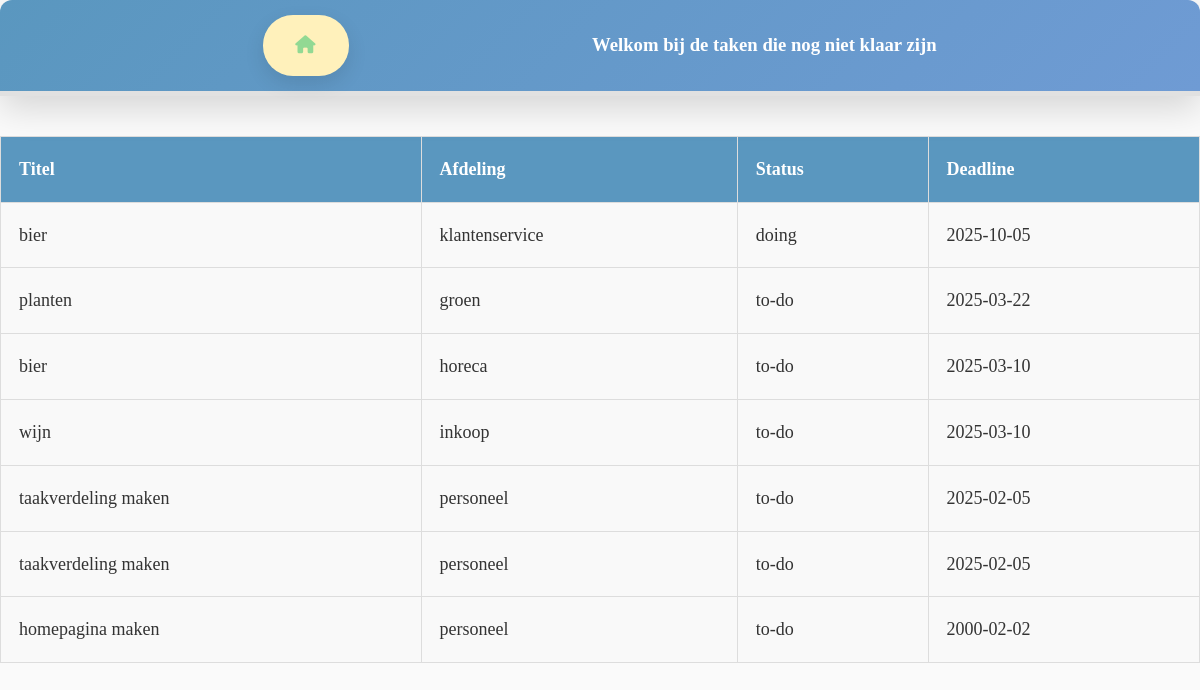
Page /resources/views/meldingen/notdone.php (signed in) on the committed database.
### tables this page shows
CREATE TABLE IF NOT EXISTS `taken` (
  `id` int NOT NULL AUTO_INCREMENT,
  `beschrijving` text NOT NULL,
  `afdeling` varchar(255) NOT NULL,
  `status` varchar(50) DEFAULT 'to-do',
  `title` varchar(50) DEFAULT NULL,
  `deadline` date DEFAULT NULL,
  PRIMARY KEY (`id`)
);

### resources/views/meldingen/notdone.php (the view, shortened to what this page needs)
<!DOCTYPE html>
<html lang="en">
<head>
    <link rel="stylesheet" href="../../../public_html/css/main.css">
</head>
<body>
    <?php
        require_once '../../../config/conn.php';
        $query = "SELECT title, afdeling, deadline, status FROM taken WHERE status <> 'done' ORDER BY deadline DESC"; ;
        $statement = $conn->prepare($query);
        $statement->execute();
        $tasks = $statement->fetchAll(PDO::FETCH_ASSOC);
    ?>
<header>
    <div class="wrapper">
        <div class="alignment">
            <div class="home-icon">
                <a href="../../../index.php"><i class="fa-solid fa-house"></i></a>
            </div>
            <div class="header-tekst">
                <h3>Welkom bij de taken die nog niet klaar zijn</h3>
            </div>
        </div>
    </div>
</header>
<main>
    <div class="container">
        <table>
            <tr>
                <th>Titel</th>
                <th>Afdeling</th>
                <th>Status</th>
                <th>Deadline</th>
            </tr>
            <?php foreach($tasks as $task): ?>
                <tr>
                    <td><?php echo ($task['title']); ?></td>
                    <td><?php echo ($task['afdeling']); ?></td>
                    <td><?php echo ($task['status']); ?></td>
                    <td><?php echo ($task['deadline']); ?></td>
                </tr>
            <?php endforeach; ?>
        </table>
    </div>
</main>
</body>
</html>

### public_html/css/main.css (style rules this page uses)
* { margin: 0; padding: 0; box-sizing: border-box; }
body { font-family: 'Lora', serif; background-color: #fafafa; color: #333; line-height: 1.6; font-size: 16px; padding: 0; animation: fadeIn 1.5s ease-out; }
header { background: linear-gradient(135deg, #5a97bf, #6f9bd4); color: white; text-align: center; padding: 15px 20px; position: relative; border-bottom: 5px solid #e1e1e1; box-shadow: 0 12px 35px rgba(0, 0, 0, 0.15); border-radius: 12px 12px 0 0; }
.container { width: 100%; }
.alignment { display: flex; justify-content: space-evenly; align-items: center; flex-direction: row; }
a { text-decoration: none; font-weight: 700; text-transform: uppercase; letter-spacing: 1px; color: #92d993; padding: 16px 32px; background-color: #fff1bb; border-radius: 30px; display: inline-block; font-size: 18px; transition: all 0.3s ease; box-shadow: 0 8px 20px rgba(0, 0, 0, 0.1); }
table { width: 100%; border-collapse: collapse; margin-top: 40px; }
th, td { padding: 18px; border: 1px solid #ddd; text-align: left; font-size: 18px; }
th { background-color: #5a97bf; color: white; font-weight: bold; }
td { background-color: #f9f9f9; }

### rows in the picture
taken: title "bier", afdeling "klantenservice", status "doing", deadline "2025-10-05"
taken: title "planten", afdeling "groen", status "to-do", deadline "2025-03-22"
taken: title "bier", afdeling "horeca", status "to-do", deadline "2025-03-10"
taken: title "wijn", afdeling "inkoop", status "to-do", deadline "2025-03-10"
taken: title "taakverdeling maken", afdeling "personeel", status "to-do", deadline "2025-02-05"
taken: title "taakverdeling maken", afdeling "personeel", status "to-do", deadline "2025-02-05"
taken: title "homepagina maken", afdeling "personeel", status "to-do", deadline "2000-02-02"
